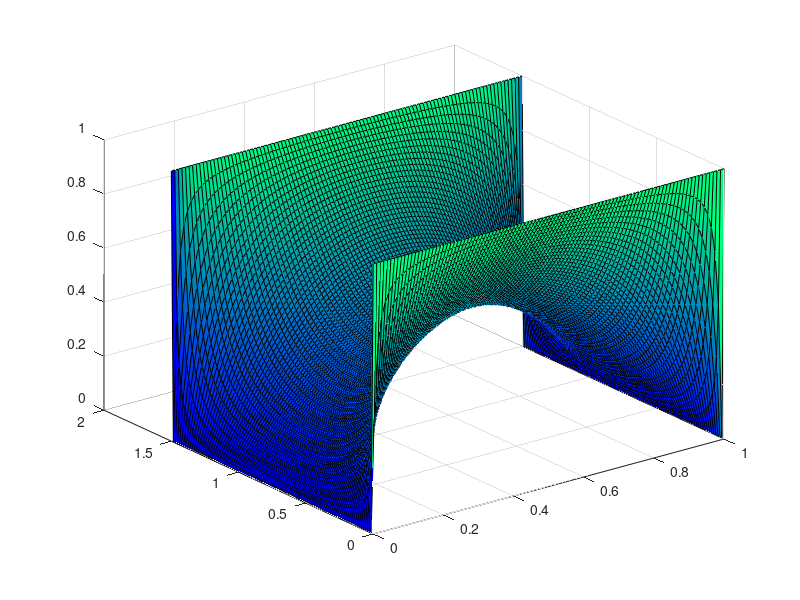

MATLAB code to generate this figure:
%Sarah Dolan, ELEC 4700, February 2022
%% Question 1 a)
% The purpose of this code is solve for the electro static potential in a
% rectangular region using the finite difference method. Following this, 
% the accuracy of the finite deffirence method can be evaluted.

% rectangular region
ny = 100;
nx = ny; 
% dimensions
l = 1; % length
w = 3*l/2; % width

% boundary conditions
boundary_top = 0;
boundary_bottom = 0;
boundary_left = 1;
boundary_right = 1;

% matrix formation
V = zeros(nx, ny);
G = sparse(nx*ny, nx*ny);
B = zeros (1, nx*ny);

% distance between points
d = 1;
d2 = d^2;

% iteration through rectangle

for i = 1:nx
    for j = 1:ny
        n = j + (i-1)*ny;
        if i == 1 
            G(n,:) = 0;
            G(n,n) = 1;
            B(n) = boundary_left;
       
        elseif i == nx 
            G(n,:) = 0;
            G(n,n) = 1;
            B(n) = boundary_right;
      
        elseif j == 1
            G(n,:) = 0;
            G(n,n) = 1;
            B(n) = boundary_bottom;

        elseif j ==  ny
            G(n,:) = 0;
            G(n,n) = 1;
            B(n) = boundary_top;

         else
            nxm = j + (i-2)*ny;
            nxp = j + (i)*ny;
            nym = j-1 + (i-1)*ny;
            nyp = j+1 + (i-1)*ny;

            G(n,n) = - 4/d2 ;
            G(n,nxm) = 1/d2;
            G(n,nxp) = 1/d2;
            G(n,nym) = 1/d2;
            G(n,nyp) = 1/d2;

        end
    end
end

% figure('name', 'Matrix')
% spy(G)

%Potential map
V = G\B';
Vmap = zeros(nx, ny);
for i = 1:nx
    for j = 1:ny
        n = j + (i - 1) * ny;
        Vmap(j, i) = V(n);
    end
end

%Plot Dimensions
length_plot = linspace(0, l, nx);
width_plot = linspace(0, w, ny);

%Plot
figure
surf( length_plot, width_plot, Vmap');
colormap winter;
